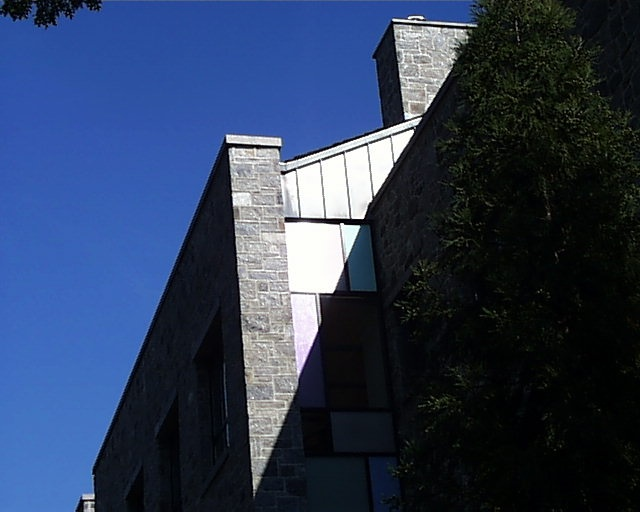
//> input picture Project Files/Basic Extension/E1Image2.jpg, 640 x 512 px, given in place of pic.0013.jpg, which was not available
$ ./Task5_CustomDesign 'Basic Extension/'   (built with g++ and OpenCV 4)
//> lines starting //> are read from the running program, lines starting //| are printed output that depends on the picture; pictures that were not available may be replaced by others from this repository, and a replacement may not be noted
### Project Files/myfunctions.cpp
// Project 2 of CS 5330: Pattern Recognition and Computer Vision
// Created by Dhruvil Parikh

#include <iostream>

#include <cstdio>
#include <cstring>
#include <cstdlib>
#include <dirent.h>

#include <opencv2/opencv.hpp>
#include <opencv2/core.hpp>
#include <opencv2/imgproc.hpp>
#include <opencv2/highgui.hpp>

using namespace std;
using namespace cv;

// [290 lines left out: functions sortPairedVector, MatchingResult, applyHorizontalSobelX, applyVerticalSobelX, sobelX3x3, applyHorizontalSobelY and 9 more, not called in this run]

void getRGBHistFeature3D(Mat &src, int nBins, float *featureHist)
{

    int r = 0, g = 0, b = 0, i = 0, j = 0;
    int divisor = 256 / nBins;
    float coeff = src.rows * src.cols;
    float sum = 0;

    for (i = 0; i < src.rows; i++)
    {
        for (j = 0; j < src.cols; j++)
        {

            r = src.at<Vec3b>(i, j)[2] / divisor;
            g = src.at<Vec3b>(i, j)[1] / divisor;
            b = src.at<Vec3b>(i, j)[0] / divisor;
            featureHist[r * nBins * nBins + g * nBins + b]++;
        }
    }

    for (i = 0; i < nBins * nBins * nBins; i++)
    {
        featureHist[i] = featureHist[i] / coeff;
    }
}

// [45 lines left out: functions histogramIntersection, histogramIntersection2D, not called in this run]

float histogramIntersection3D(float *featureHist1, float *featureHist2, int Hsize)
{

    int i = 0, j = 0;
    float sum = 0;
    float distance = 0;

    for (i = 0; i < Hsize * Hsize * Hsize; i++)
    {
        sum = (featureHist1[i] > featureHist2[i] ? featureHist2[i] : featureHist1[i]);
        distance += sum;
    }

    distance = 1 - distance;

    return distance;
}

// [360 lines left out: functions sumSquaredDiff3D, histogramMatching, histogramMatching3D, splitImage, multiHistogramMatching3D, readFiles, not called in this run]

### Project Files/Task5_CustomDesign.cpp
#include "myfunctions.hpp"

// Laws Filter R5L5:
cv::Vec3s applyHorizontalLawsL5(const cv::Mat &src, int i, int j)
{
    cv::Vec3s sum = {0, 0, 0};
    int c = 0;
    int filter_rows = 3, filter_cols = 3;

    for (c = 0; c < 3; c++)
    {

        sum[c] = (1 * src.at<cv::Vec3b>(i, j - 2)[c] + 4 * src.at<cv::Vec3b>(i, j - 1)[c] + 6 * src.at<cv::Vec3b>(i, j)[c] + 4 * src.at<cv::Vec3b>(i, j + 1)[c] + 1 * src.at<cv::Vec3b>(i, j + 2)[c])/16;
    }

    return (sum);
}

cv::Vec3s applyVerticalLawsR5(const cv::Mat &src, int i, int j)
{
    cv::Vec3s sum = {0, 0, 0};
    int c = 0;
    int filter_rows = 3, filter_cols = 3;

    for (c = 0; c < 3; c++)
    {
        sum[c] = 1 * src.at<cv::Vec3s>(i - 2, j)[c] + (-4) * src.at<cv::Vec3s>(i - 1, j)[c] + 6 * src.at<cv::Vec3s>(i, j)[c] + (-4) * src.at<cv::Vec3s>(i + 1, j)[c] + 1 * src.at<cv::Vec3s>(i + 2, j)[c];
    }

    return (sum);
}

int lawsFilter(const cv::Mat &src, cv::Mat &dst)
{

    int i = 0, j = 0;

    Mat temp;
    temp = Mat::zeros(src.rows, src.cols, CV_16SC3);

    for (i = 0; i < src.rows; i++)
    {
        for (j = 2; j < src.cols - 2; j++)
        {
            temp.at<cv::Vec3s>(i, j) = applyHorizontalLawsL5(src, i, j);
        }
    }

    for (i = 2; i < src.rows - 2; i++)
    {
        for (j = 0; j < src.cols; j++)
        {
            dst.at<cv::Vec3s>(i, j) = applyVerticalLawsR5(temp, i, j);
        }
    }

    cv::convertScaleAbs(dst, dst);

    return 0;
}

int main (int argc, char*  argv[]) {

// #######################################STARTS#################################################################################
    char dirname[256];
    char buffer[256];
    FILE *fp;
    DIR *dirp;
    struct dirent *dp;
    int i;

    // Check for Sufficient Arguments
    if( argc < 2) {
    printf("Usage: %s <directory path>\n", argv[0]);
    exit(-1);
    }

    // Get the Directory Path
    strcpy(dirname, argv[1]);
    printf("Processing Directory %s\n", dirname );

    // Open the Directory
    dirp = opendir( dirname );
    if( dirp == NULL) {
    printf("Cannot Open Directory %s\n", dirname);
    exit(-1);
    }
// ################################################STOPS########################################################################

    // string target_image = "olympus/pic.0065.jpg";
    string target_image = "olympus/pic.0013.jpg";

    Mat src;
    Mat temp;
    Mat result_images;
    src = imread(target_image, IMREAD_COLOR);
//> src is the input picture: 512 rows x 640 cols, CV_8UC3; mean B, G, R 87.9, 59.7, 44.8

    Mat src_Laws;
    src_Laws = Mat::zeros(src.rows, src.cols, CV_16SC3);

    Mat temp_Laws;
    temp_Laws = Mat::zeros(src.rows, src.cols, CV_16SC3);

    int N = 10;

    vector<pair<string, float>> distance_metric;

    int Hsize = 16;
    float distance;
    float distance_color;
    float distance_laws;

    // Initialize 3D array for computing 3D RGB Histogram for target image:
    float *feature_src_3DHist_color = new float [Hsize*Hsize*Hsize];
    // Initializing the data to all zeros:
    for(int i = 0; i < Hsize*Hsize*Hsize; i++) {
        feature_src_3DHist_color[i] = 0;
    }

    // Initialize 3D array for computing 3D RGB Histogram for temporary image:
    float *feature_temp_3DHist_color = new float [Hsize*Hsize*Hsize];
    // Initializing the data to all zeros:
    for(int i = 0; i < Hsize*Hsize*Hsize; i++) {
        feature_temp_3DHist_color[i] = 0;
    }

    // Initialize 3D array for computing 3D RGB Histogram for target image:
    float *feature_src_3DHist_laws = new float [Hsize*Hsize*Hsize];
    // Initializing the data to all zeros:
    for(int i = 0; i < Hsize*Hsize*Hsize; i++) {
        feature_src_3DHist_laws[i] = 0;
    }

    // Initialize 3D array for computing 3D RGB Histogram for temporary image:
    float *feature_temp_3DHist_laws = new float [Hsize*Hsize*Hsize];
    // Initializing the data to all zeros:
    for(int i = 0; i < Hsize*Hsize*Hsize; i++) {
        feature_temp_3DHist_laws[i] = 0;
    }

    // imshow("Test", src);
    // waitKey();
    lawsFilter(src, src_Laws);
//> after the loop in lawsFilter, `for (i = 2; i < src.rows - 2; i++)`:
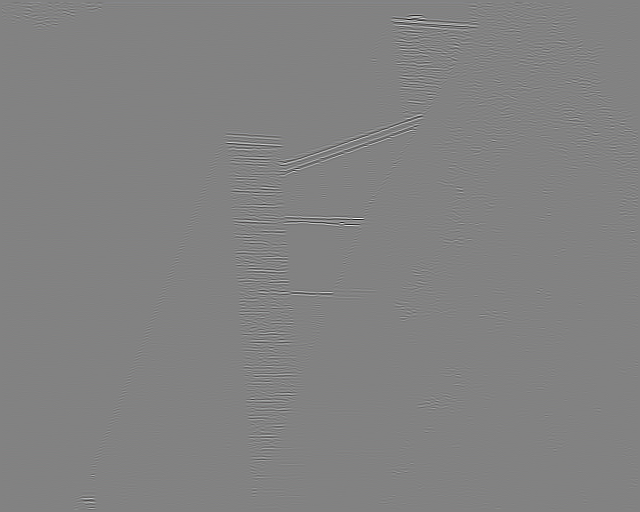
//> dst: 512 rows x 640 cols, CV_16SC3; mean B, G, R 0, 0, 0; drawn with min black and max white
//> in lawsFilter, `cv::convertScaleAbs(dst, dst);`:
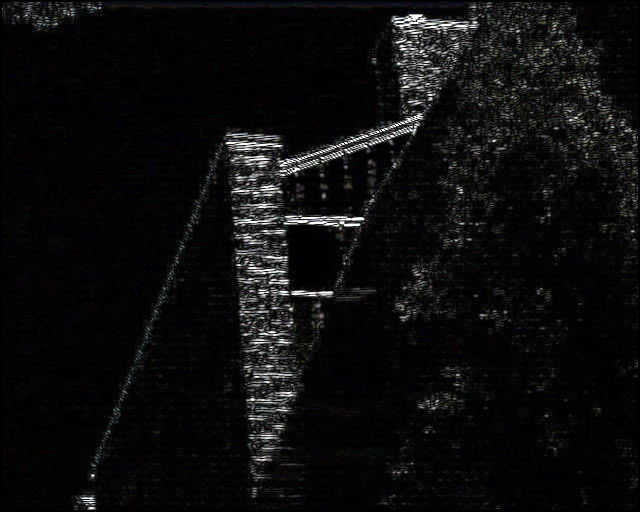
//> dst: 512 rows x 640 cols, CV_8UC3; mean B, G, R 13.1, 12.9, 12.9
    // Get rgb histogram for source image:
    getRGBHistFeature3D(src, Hsize, feature_src_3DHist_color);
//> the loop in getRGBHistFeature3D, `for (i = 0; i < src.rows; i++)` made 512 passes
//> (g, b) on passes 1 to 3: (1, 1), (1, 1), (0, 1)
//> after the loop in getRGBHistFeature3D, `for (i = 0; i < src.rows; i++)`: r = 0
    getRGBHistFeature3D(src_Laws, Hsize, feature_src_3DHist_laws);

// ################################################STARTS########################################################################
    // Loop over all the files in the image file listing
    while( (dp = readdir(dirp)) != NULL ) {

        // Check if the file is an image
        if( strstr(dp->d_name, ".jpg") || strstr(dp->d_name, ".png") ||	strstr(dp->d_name, ".ppm") || strstr(dp->d_name, ".tif") ) {

            // printf("Processing Image File: %s\n", dp->d_name);

            // build the overall filename
            strcpy(buffer, dirname);
            strcat(buffer, "/");
            strcat(buffer, dp->d_name);
// ################################################STOPS########################################################################

            // MY CODE STARTS FROM HERE

            temp = imread(buffer, IMREAD_COLOR);
            temp_Laws = Mat::zeros(src.rows, src.cols, CV_16SC3);

            lawsFilter(temp, temp_Laws);

            // Get the rgb chromaticity histogram feature from the Image:
            getRGBHistFeature3D(temp, Hsize, feature_temp_3DHist_color);
            getRGBHistFeature3D(temp_Laws, Hsize, feature_temp_3DHist_laws);

            // Compute the Histogram Intersection between two feature vectors:
            distance_color = histogramIntersection3D(feature_src_3DHist_color, feature_temp_3DHist_color, Hsize);

            // Compute the Histogram Intersection between two feature vectors:
            distance_laws = histogramIntersection3D(feature_src_3DHist_laws, feature_temp_3DHist_laws, Hsize);
            distance = 0.3*distance_color + 0.7*distance_laws;
            // cout << "Distance Color: " << distance_color << endl;
            // cout << "Distance Laws: " << distance_laws << endl;
            // cout << distance << endl;
            distance_metric.push_back({buffer, distance});

            // MY CODE ENDS HERE

// ################################################STARTS########################################################################
            // printf("Full Path Name: %s\n", buffer);
            // break;

        }
    }
//> pass 2 of the loop `while( (dp = readdir(dirp)) != NULL )`:
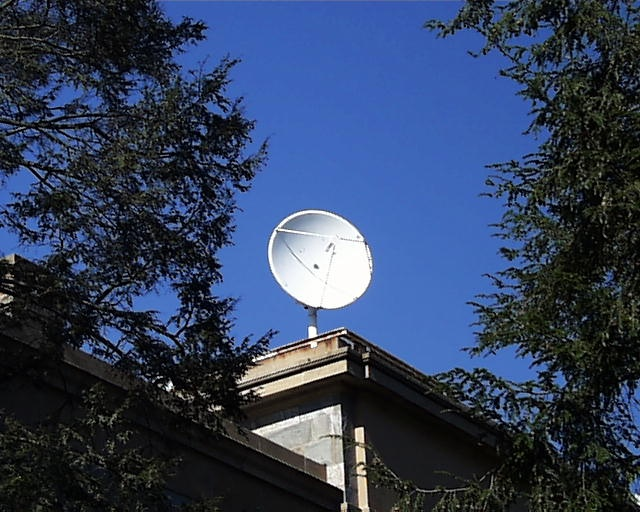
//> input picture Project Files/Basic Extension/E1Image1.jpg, 640 x 512 px
//> temp is the input picture: 512 rows x 640 cols, CV_8UC3; mean B, G, R 91.7, 63.7, 49.4
//> after the loop in lawsFilter (call 2), `for (i = 2; i < src.rows - 2; i++)`:
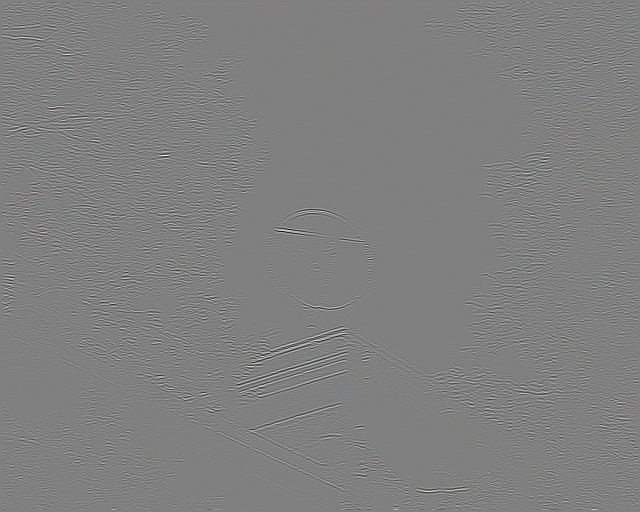
//> dst: 512 rows x 640 cols, CV_16SC3; mean B, G, R 0, 0, 0; drawn with min black and max white
//> in lawsFilter (call 2), `cv::convertScaleAbs(dst, dst);`:
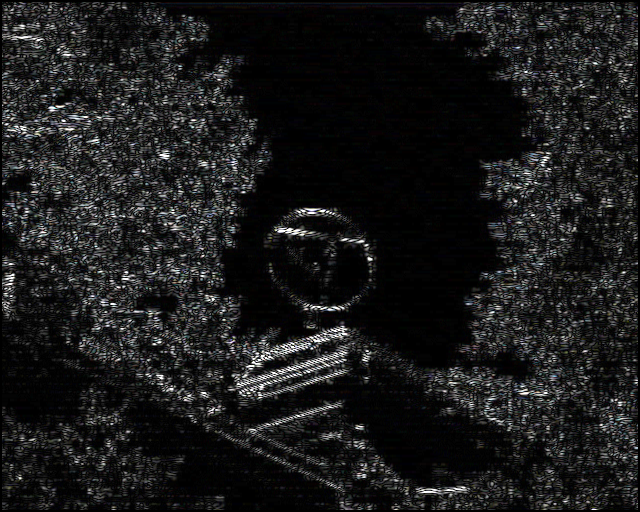
//> dst: 512 rows x 640 cols, CV_8UC3; mean B, G, R 26.9, 26.7, 26.5
//> pass 3 of the loop `while( (dp = readdir(dirp)) != NULL )`:
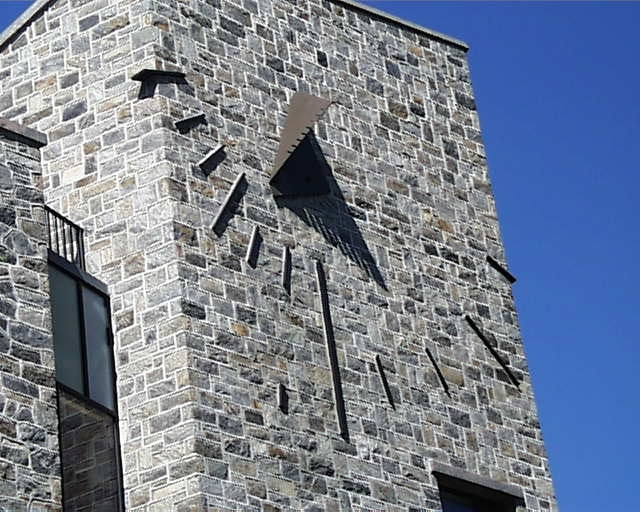
//> input picture Project Files/Basic Extension/E1Image3.jpg, 640 x 512 px
//> temp is the input picture: 512 rows x 640 cols, CV_8UC3; mean B, G, R 146, 128.1, 118
//> after the loop in lawsFilter (call 3), `for (i = 2; i < src.rows - 2; i++)`:
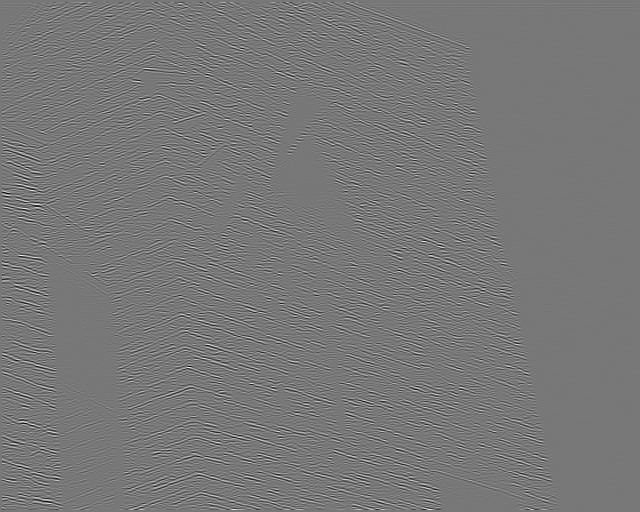
//> dst: 512 rows x 640 cols, CV_16SC3; mean B, G, R 0, 0, 0; drawn with min black and max white
//> in lawsFilter (call 3), `cv::convertScaleAbs(dst, dst);`:
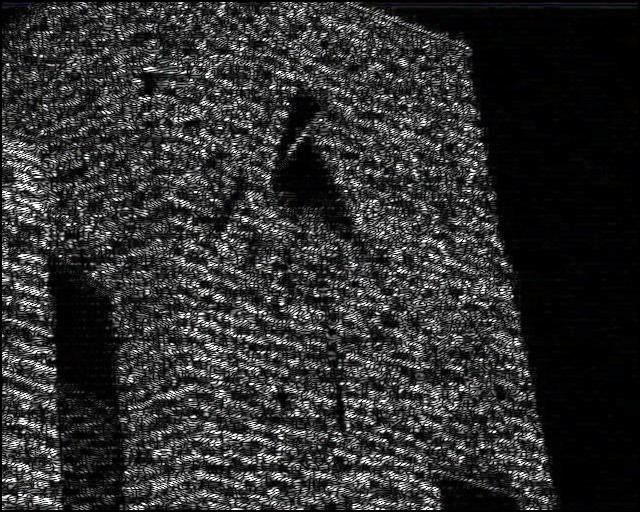
//> dst: 512 rows x 640 cols, CV_8UC3; mean B, G, R 47, 46.8, 46.9
//> the loop made 6 passes; the first 3 are shown
//> (the run ends here: the program crashes, at `distance_metric.push_back({buffer, distance});`)
